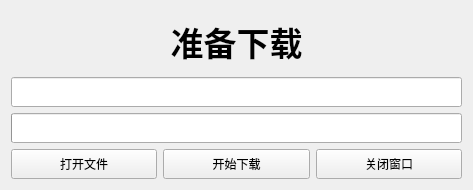
<?xml version="1.0" encoding="UTF-8"?>
<ui version="4.0">
 <class>WidgetDown</class>
 <widget class="QWidget" name="WidgetDown">
  <property name="geometry">
   <rect>
    <x>0</x>
    <y>0</y>
    <width>473</width>
    <height>190</height>
   </rect>
  </property>
  <property name="windowTitle">
   <string>Form</string>
  </property>
  <property name="styleSheet">
   <string notr="true"/>
  </property>
  <layout class="QGridLayout" name="gridLayout">
   <item row="0" column="0">
    <widget class="QLabel" name="labUpgradeState">
     <property name="font">
      <font>
       <pointsize>25</pointsize>
       <weight>75</weight>
       <bold>true</bold>
      </font>
     </property>
     <property name="text">
      <string>准备下载</string>
     </property>
     <property name="alignment">
      <set>Qt::AlignCenter</set>
     </property>
    </widget>
   </item>
   <item row="1" column="0">
    <widget class="QLineEdit" name="lineFeilPath">
     <property name="minimumSize">
      <size>
       <width>0</width>
       <height>30</height>
      </size>
     </property>
    </widget>
   </item>
   <item row="2" column="0">
    <widget class="QProgressBar" name="progressBar">
     <property name="enabled">
      <bool>true</bool>
     </property>
     <property name="minimumSize">
      <size>
       <width>0</width>
       <height>30</height>
      </size>
     </property>
     <property name="font">
      <font>
       <kerning>true</kerning>
      </font>
     </property>
     <property name="toolTip">
      <string/>
     </property>
     <property name="statusTip">
      <string/>
     </property>
     <property name="whatsThis">
      <string/>
     </property>
     <property name="accessibleName">
      <string/>
     </property>
     <property name="accessibleDescription">
      <string/>
     </property>
     <property name="value">
      <number>0</number>
     </property>
     <property name="textVisible">
      <bool>false</bool>
     </property>
     <property name="format">
      <string>%p%</string>
     </property>
    </widget>
   </item>
   <item row="3" column="0">
    <layout class="QHBoxLayout" name="horizontalLayout">
     <item>
      <widget class="QPushButton" name="btnOpenFile">
       <property name="minimumSize">
        <size>
         <width>0</width>
         <height>30</height>
        </size>
       </property>
       <property name="text">
        <string>打开文件</string>
       </property>
      </widget>
     </item>
     <item>
      <widget class="QPushButton" name="btnStart">
       <property name="minimumSize">
        <size>
         <width>0</width>
         <height>30</height>
        </size>
       </property>
       <property name="text">
        <string>开始下载</string>
       </property>
      </widget>
     </item>
     <item>
      <widget class="QPushButton" name="btnClose">
       <property name="minimumSize">
        <size>
         <width>0</width>
         <height>30</height>
        </size>
       </property>
       <property name="text">
        <string>关闭窗口</string>
       </property>
      </widget>
     </item>
    </layout>
   </item>
  </layout>
 </widget>
 <resources/>
 <connections/>
</ui>
